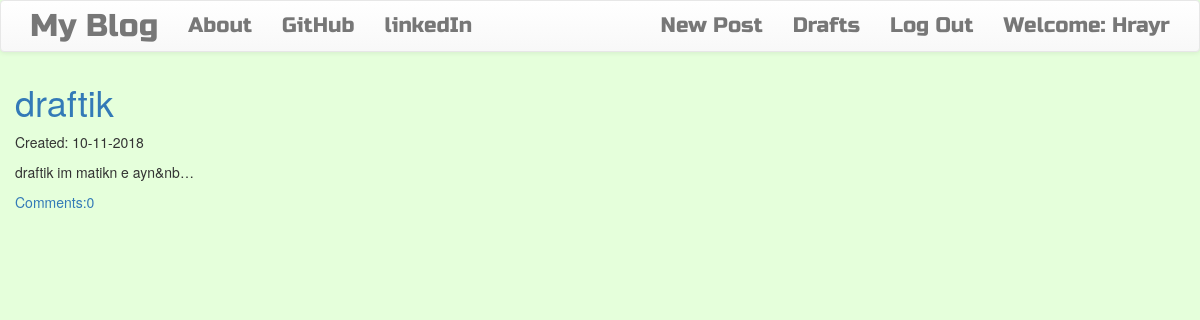
Page /drafts/ (signed in) on the committed database.
### blog/models.py (models this page shows, shortened)
class Post(models.Model):
    author = models.ForeignKey('auth.User', on_delete=models.PROTECT)
    title = models.CharField(max_length=200)
    text = models.TextField()
    created_date = models.DateTimeField(default=timezone.now)
    published_date = models.DateTimeField(blank=True, null=True)
    def approve_comments(self):
        return self.comments.filter(approved_comment=True)

### blog/views.py (the view)
# urls.py: url(r'^drafts/$', views.DraftListView.as_view(), name='post_draft_list'),
class DraftListView(LoginRequiredMixin, ListView):
    login_url = '/login/'
    redirect_field_name = 'blog/post_draft.html'
    model = Post
    template_name = 'blog/post_draft.html'
    def get_queryset(self):
        return Post.objects.filter(published_date__isnull=True).order_by('created_date')

### blog/templates/blog/post_draft.html
{% extends 'blog/base.html' %}
{% block content %}
{% for post in post_list %}
  <h1><a href="{% url 'post_detail' pk=post.pk %}">{{post.title}}</a></h1>
  <p>Created: {{post.created_date|date:'d-m-Y'}}</p>
  <p>{{post.text|truncatechars:30|safe|linebreaksbr}}</p>
  <a href="{% url 'post_detail' pk=post.pk %}">Comments:{{ post.approve_comments.count }}</a>
{% endfor %}
{% endblock %}

### blog/templates/blog/base.html (shortened to what this page needs)
<!DOCTYPE html>
{% load staticfiles %}
<html lang="en" dir="ltr">
  <head>
    <link rel="stylesheet" href="https://maxcdn.bootstrapcdn.com/bootstrap/3.3.7/css/bootstrap.min.css">
    <link rel="stylesheet" href="https://maxcdn.bootstrapcdn.com/bootstrap/3.3.7/css/bootstrap-theme.min.css">
    <link rel="stylesheet" href="//cdn.jsdelivr.net/npm/medium-editor@latest/dist/css/medium-editor.min.css" type="text/css" media="screen" charset="utf-8">
    <link rel="stylesheet" href="{% static 'css/blog.css' %}">
  </head>
  <body>
    <nav class="navbar navbar-default techfont custom-navbar">
      <div class="container">
        <ul class="nav navbar-nav">
        <li> <a class="navbar-brand bigbrand" href="{% url 'post_list' %}">My Blog</a> </li>
        <li> <a class="" href="{% url 'about' %}">About</a> </li>
        <li> <a href="https://www.github.com">GitHub</a> </li>
        <li> <a href="https://www.linkedin.com">linkedIn</a> </li>
        </ul>
        <ul class="nav navbar-nav navbar-right">
          {% if user.is_authenticated %}
          <li>
            <a href="{% url 'post_new' %}">New Post</a>
          </li>
          <li>
            <a href="{% url 'post_draft_list' %}">Drafts</a>
          </li>
          <li>
            <a href="{% url 'logout' %}">Log Out</a>
          </li>
          <li>
            <a>Welcome: {{user.username}}</a>
          </li>
          {% else %}
          <li>
            <a class="nav navbar-right" href="{% url 'login' %}"> <span class="glyphicon glyphicon-user"></span> </a>
          </li>
          {% endif %}
        </ul>
      </div>
    </nav>
    <div class="content container">
      <div class="row">
        <div class="blog_posts">
          {% block content %}
          {% endblock %}
        </div>
      </div>
    </div>
  </body>
</html>

### blog/static/css/blog.css (style rules this page uses)
.techfont { font-family: 'Russo One', sans-sans-serif; font-size: 1.5em; margin-bottom: 10px; }
.bigbrand { font-size: 1.5em; }

### blog/templates/blog/base.html (style rules this page uses)
body { background-color: #e5ffdb; }

### rows in the picture
Post: title "draftik", created_date "10-11-2018", text "draftik im matikn e ayn&nb…", approve_comments.count "0"

### other values in the picture
{{ user.username }} "Hrayr"
